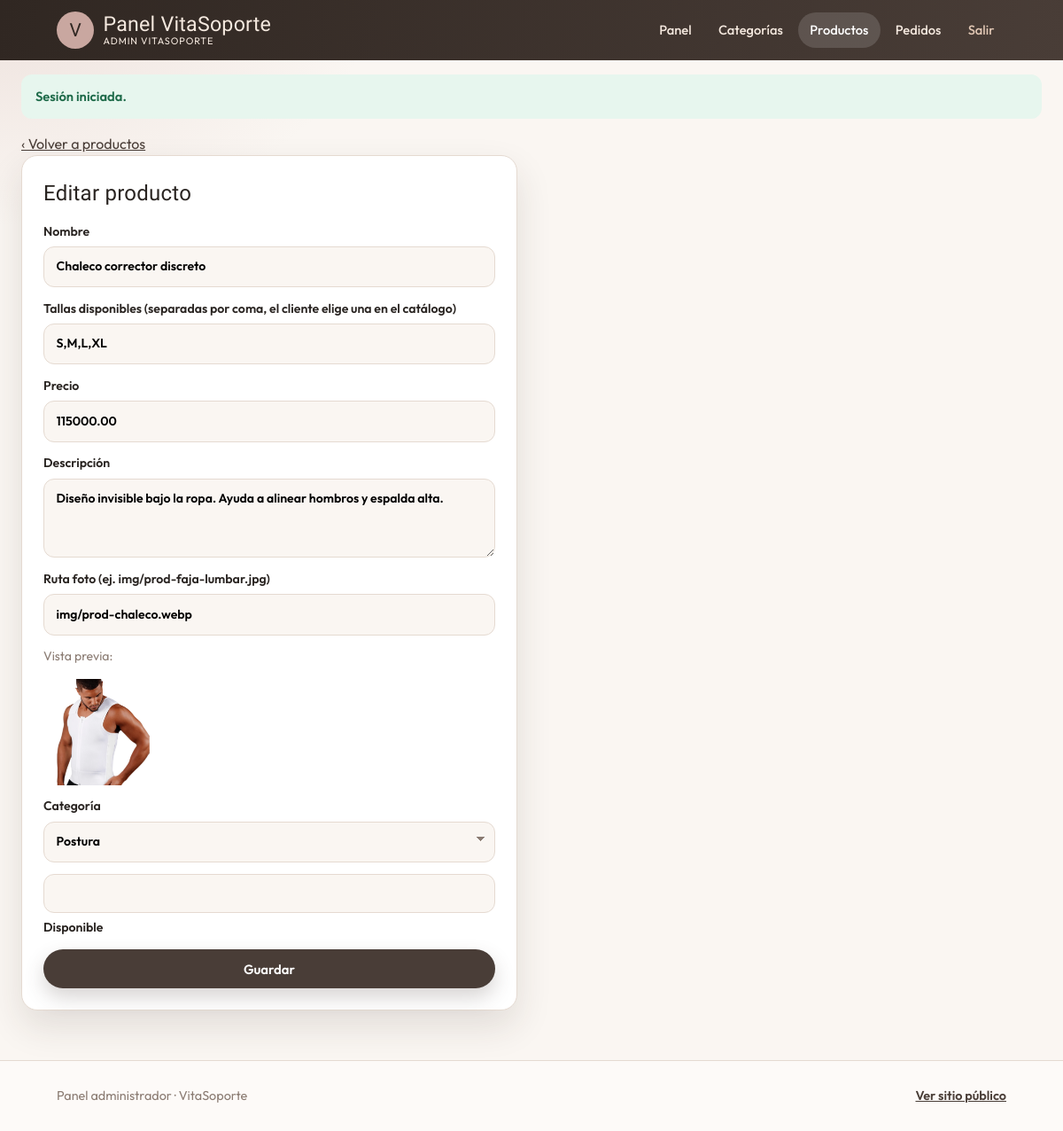
Page /admin/producto_form.php?id=2 (signed in) on the committed database.
### tables this page shows
CREATE TABLE producto (
  id_producto INT UNSIGNED AUTO_INCREMENT PRIMARY KEY,
  nombre VARCHAR(150) NOT NULL,
  talla VARCHAR(50) NOT NULL DEFAULT 'Única',
  precio DECIMAL(10,2) NOT NULL DEFAULT 0.00,
  descripcion TEXT NULL,
  disponible TINYINT(1) NOT NULL DEFAULT 1,
  foto_url VARCHAR(500) NULL,
  id_categoria INT UNSIGNED NOT NULL,
  CONSTRAINT fk_producto_categoria
    FOREIGN KEY (id_categoria) REFERENCES categoria(id_categoria)
    ON UPDATE CASCADE ON DELETE RESTRICT
);

CREATE TABLE categoria (
  id_categoria INT UNSIGNED AUTO_INCREMENT PRIMARY KEY,
  nombre VARCHAR(100) NOT NULL,
  imagen VARCHAR(500) NULL
);

### includes/funciones.php (called while the page is built, shortened)
<?php
function e(?string $value): string
{
    return htmlspecialchars((string) $value, ENT_QUOTES | ENT_SUBSTITUTE, 'UTF-8');
}
function fotoProducto(?string $fotoUrl): string
{
    $foto = trim((string) $fotoUrl);
    if (str_starts_with($foto, 'http://') || str_starts_with($foto, 'https://') || str_starts_with($foto, 'img/')) {
        return $foto;
    }
    return 'img/' . ltrim($foto, '/');
}
function obtenerCategorias(mysqli $conexion): array
{
    $result = $conexion->query('SELECT id_categoria, nombre, imagen FROM categoria ORDER BY nombre ASC');
    return $result->fetch_all(MYSQLI_ASSOC);
}
function obtenerProducto(mysqli $conexion, int $id): ?array
{
    $stmt = $conexion->prepare(
        'SELECT p.*, c.nombre AS categoria_nombre
         FROM producto p
         INNER JOIN categoria c ON c.id_categoria = p.id_categoria
         WHERE p.id_producto = ?'
    );
    $stmt->bind_param('i', $id);
    $stmt->execute();
    $row = $stmt->get_result()->fetch_assoc();
    return $row ?: null;
}

### admin/producto_form.php (the view, shortened to what this page needs)
<?php
require_once __DIR__ . '/../includes/funciones.php';
$id = (int)($_GET['id'] ?? $_POST['id_producto'] ?? 0);
$producto = $id ? obtenerProducto($conexion, $id) : null;
$categorias = obtenerCategorias($conexion);
require __DIR__ . '/../includes/header_admin.php';
?>
<p><a href="productos.php">‹ Volver a productos</a></p>
<form method="post" class="form form-narrow">
    <h2><?= $producto && !empty($producto['id_producto']) ? 'Editar' : 'Nuevo' ?> producto</h2>
    <label>Nombre <input name="nombre" required value="<?= e($producto['nombre'] ?? '') ?>"></label>
    <label>Tallas disponibles (separadas por coma, el cliente elige una en el catálogo)
        <input name="talla" required placeholder="S,M,L,XL" value="<?= e($producto['talla'] ?? '') ?>">
    </label>
    <label>Precio <input type="number" step="100" min="0" name="precio" required value="<?= e((string)($producto['precio'] ?? '0')) ?>"></label>
    <label>Descripción <textarea name="descripcion" rows="3"><?= e($producto['descripcion'] ?? '') ?></textarea></label>
    <label>Ruta foto (ej. img/prod-faja-lumbar.jpg)
        <input name="foto_url" placeholder="img/nombre.jpg" value="<?= e($producto['foto_url'] ?? '') ?>">
    </label>
    <?php if (!empty($producto['foto_url'])): ?>
        <p class="meta">Vista previa:</p>
        <img class="thumb" src="../<?= e(fotoProducto($producto['foto_url'])) ?>" alt="" style="width:120px;height:120px;object-fit:cover;border-radius:12px">
    <?php endif; ?>
    <label>Categoría
        <select name="id_categoria" required>
            <?php foreach ($categorias as $c): ?>
                <option value="<?= (int)$c['id_categoria'] ?>" <?= ((int)($producto['id_categoria'] ?? 0) === (int)$c['id_categoria']) ? 'selected' : '' ?>><?= e($c['nombre']) ?></option>
            <?php endforeach; ?>
        </select>
    </label>
    <label><input type="checkbox" name="disponible" <?= !isset($producto) || (int)($producto['disponible'] ?? 1) === 1 ? 'checked' : '' ?>> Disponible</label>
    <button class="btn btn-primary" type="submit">Guardar</button>
</form>
<?php require __DIR__ . '/../includes/footer_admin.php'; ?>

### css/estilos.css (style rules this page uses)
:root { --nude: #F5E9DF; --champagne: #E2C8B5; --rosa: #C9A7A0; --cafe: #493D37; --cafe-deep: #302722; --cafe-mid: #65564E; --perla: #FAF6F2; --ink: #292421; --muted: #8A7B72; --line: #E5DAD1; --white: #FFFFFF; --bordeaux: var(--cafe); --bordeaux-deep: var(--cafe-deep); --bordeaux-mid: var(--cafe-mid); --rosa-mist: var(--nude); --pearl: var(--perla); --ok: #1f6b4a; --error: #9b2c2c; --wa: #1f9e55; --radius: 18px; --shadow: 0 18px 40px rgba(48, 39, 34, 0.12); --font-display: "Marcellus", "Times New Roman", serif; --font-body: "Outfit", system-ui, sans-serif; --pad-x: clamp(1rem, 3.5vw, 1.5rem); --touch: 44px; --header-h: 4.25rem; }
* { box-sizing: border-box; margin: 0; padding: 0; }
html { scroll-behavior: smooth; -webkit-text-size-adjust: 100%; text-size-adjust: 100%; }
body { font-family: var(--font-body); color: var(--ink); background: radial-gradient(ellipse 80% 50% at 10% -10%, rgba(201, 167, 160, 0.45), transparent 55%), radial-gradient(ellipse 60% 40% at 100% 0%, rgba(73, 61, 55, 0.08), transparent 50%), linear-gradient(180deg, #FAF6F2 0%, var(--pearl) 40%, #F5E9DF 100%); min-height: 100vh; min-height: 100dvh; line-height: 1.55; display: flex; flex-direction: column; overflow-x: hidden; }
img { max-width: 100%; display: block; height: auto; }
a { color: var(--bordeaux); }
h1, h2, h3, .brand-text strong { font-family: var(--font-display); font-weight: 400; letter-spacing: 0.01em; }
.btn { display: inline-flex; align-items: center; justify-content: center; gap: 0.35rem; border: none; border-radius: 999px; padding: 0.78rem 1.3rem; font-weight: 600; text-decoration: none; cursor: pointer; font-family: inherit; font-size: 0.93rem; min-height: var(--touch); transition: transform 0.15s, background 0.2s, box-shadow 0.2s; -webkit-tap-highlight-color: transparent; }
.btn-primary { background: var(--bordeaux); color: white; box-shadow: 0 10px 22px rgba(73, 61, 55, 0.22); }
.meta { color: var(--muted); font-size: 0.88rem; }
.form { background: white; border: 1px solid var(--line); border-radius: var(--radius); padding: clamp(1.15rem, 3vw, 1.5rem); display: grid; gap: 0.85rem; box-shadow: var(--shadow); }
.form label { font-weight: 600; font-size: 0.88rem; display: grid; gap: 0.35rem; }
.form input, .form select, .form textarea { width: 100%; min-height: var(--touch); padding: 0.7rem 0.85rem; border: 1px solid var(--line); border-radius: 12px; font: inherit; background: #FAF6F2; appearance: none; -webkit-appearance: none; }
.form textarea { min-height: 5.5rem; resize: vertical; }
.form select { background-image: linear-gradient(45deg, transparent 50%, var(--muted) 50%), linear-gradient(135deg, var(--muted) 50%, transparent 50%); background-position: calc(100% - 16px) calc(50% - 3px), calc(100% - 11px) calc(50% - 3px); background-size: 5px 5px, 5px 5px; background-repeat: no-repeat; padding-right: 2rem; }
.admin-body { background: radial-gradient(ellipse 70% 40% at 0% 0%, rgba(201, 167, 160, 0.25), transparent 50%), var(--pearl); }
.form-narrow { max-width: 560px; }

### rows in the picture
producto: nombre "Chaleco corrector discreto", talla "S,M,L,XL", precio "115000.00", descripcion "Diseño invisible bajo la ropa. Ayuda a alinear hombros y espalda alta.", foto_url "img/prod-chaleco.webp", foto_url (picture), id_categoria "Postura", disponible "☑"

### other values in the picture
$admin['nombre'] "ADMIN VITASOPORTE"
$flash['mensaje'] "Sesión iniciada."
